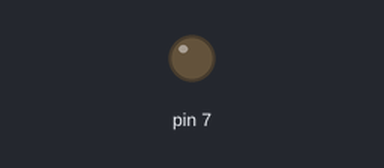
This sketch was run on a simulated Arduino Uno, built with avr-gcc and run on an emulated ATmega328P. Shown: output pins drawn as LEDs (lit = HIGH).

Above: at 0.3 s.
At 4.6 s:
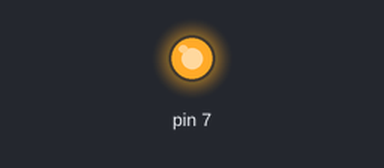
Timing chart, 0 to 7.2 s (numbered marks = the images above):
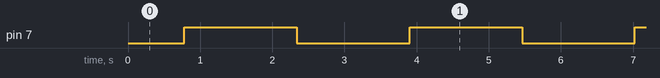

The sketch:

Fade_Light.ino
```cpp
void setup() {
  // put your setup code here, to run once:
  pinMode(7,OUTPUT);
}

void loop() {

  for(int i=0;i<=255;i+=5){
    analogWrite(7,i);
    delay(30);
  }
   for(int i=255;i>=0;i-=5){
    analogWrite(7,i);
    delay(30);
  }
  // put your main code here, to run repeatedly:

}
```

Measured:
- by itself, pin 7: alternates HIGH for 1.6 s and LOW for 1.6 s
